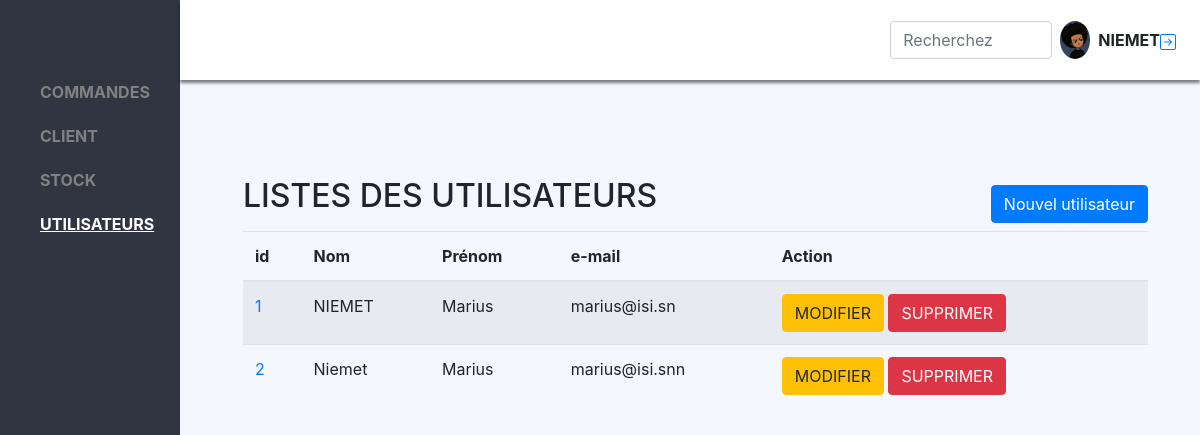
/view/admin/user.php (signed in), run on the app's committed database.
### tables this page shows
CREATE TABLE `user` (
  `idUser` int(11) NOT NULL,
  `nomUser` varchar(255) NOT NULL,
  `prenomUser` varchar(255) NOT NULL,
  `login` varchar(255) NOT NULL,
  `mdp` varchar(255) NOT NULL
);

### model/userModel.php (called while the page is built, shortened)
<?php
    require_once('bdd.php');
    function getAllUser(){
        global $bdd;
        $req = "SELECT * FROM user";
        return $bdd->query($req)->fetchAll();
    }

### view/admin/user.php (the view, shortened to what this page needs)
<?php
    include_once('index.php');
    require_once('../../model/userModel.php');
    $users = getAllUser();
?>
<div class="content  pt-5" style=" width: 85%; margin-top:81px; position: absolute; left: 15%;">
        <div class="container-list-product col-md-11 ml-5 mt-5">
        <div class="d-flex align-items-center justify-content-between">
        <h2 class="mb-3">LISTES DES UTILISATEURS</h2>
        <a href="addUser.php"><button class="btn btn-primary">Nouvel utilisateur</button></a>
        </div>
        <table class="table table-striped">
            <thead>
                <tr>
                <th scope="col">id</th>
                <th scope="col">Nom</th>
                <th scope="col">Prénom</th>
                <th scope="col">e-mail</th>
                <th scope="col">Action</th>
                </tr>
            </thead>
            <tbody>
                    <?php
                        foreach($users as $user){
                            ?>
                                <tr>
                                    <td>
                                        <a href=""><?=$user['idUser']?></a>
                                    </td>
                                    <td>
                                        <?=$user['nomUser']?>
                                    </td>
                                    <td><?=$user['prenomUser']?></td>
                                    <td><?=$user['login']?></td>
                                    <td>
                                        <button class="btn btn-warning">MODIFIER</button>
                                        <button class="btn btn-danger">SUPPRIMER</button>
                                    </td>
                                </tr>
                            <?php
                        }
                    ?>
            </tbody>
            </table>
        </div>
</div>

### data on the page
user: idUser "1", nomUser "NIEMET", prenomUser "Marius", login "marius@isi.sn"
user: idUser "2", nomUser "Niemet", prenomUser "Marius", login "marius@isi.snn"

### other printed values
$_SESSION['nom'] "NIEMET"
